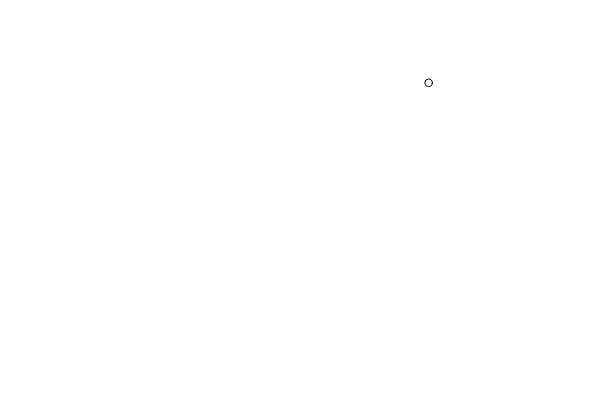
Frame 1 (no input)
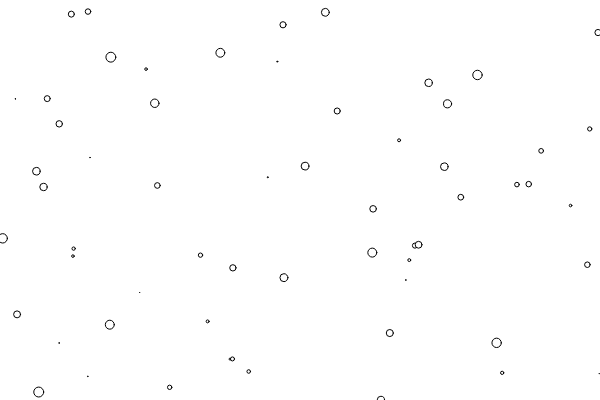
Frame 60 (no input)
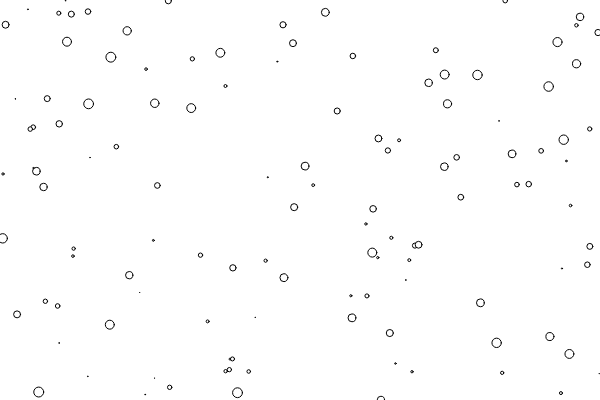
Frame 120 (the mouse pressed at the canvas centre since frame 60)

The p5.js sketch that drew these frames (run headless with seeded random() and noise() and a simulated clock; from frame 60 on, the mouse is pressed at the canvas centre):

// p5.js sketch
// ── sketch.js
function setup() {
  createCanvas(600,400)
}

function draw() {
  var x = random() * width;
  var y = random() * height;
  var r = random() * 10;
  ellipse(x, y, r);
}
